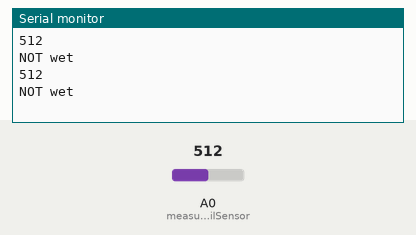
Recording of a sketch running on a simulated Arduino Uno, built with avr-gcc and run on an emulated ATmega328P. Parts: the last lines printed to the serial monitor. The inputs (shaded band) are chosen by the test bench; at power-on: A0 (measureSoilSensor) = 512.

Above: at 1.8 s.
1.9 s: A0 (measureSoilSensor) set to 483
At 2.4 s:
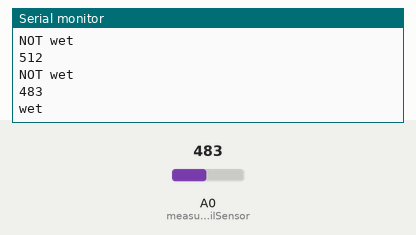
4.5 s: A0 (measureSoilSensor) set to 510
At 5.8 s:
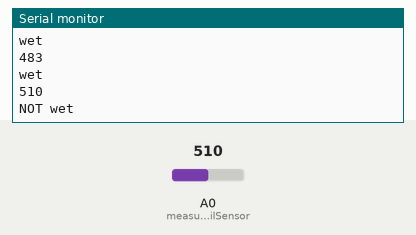
Timing chart, 0 to 7.5 s (numbered marks = the images above; inputs shaded):
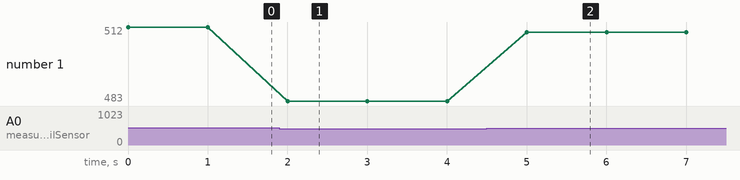

The sketch:

soil_moisture.ino
```cpp
const int measureSoilSensor = A0; // Analog pin
// const int measureSoilSensor = 10; //Digital pin

void setup()
{
   Serial.begin(9600);
   //pinMode(measureSoilSensor, INPUT);
}

void loop()
{
   int humidity = analogRead(measureSoilSensor); //analog read
   //int humidity = digitalRead(measureSoilSensor); //digital read

   Serial.println(humidity);


   if (humidity == HIGH || humidity < 500){
       Serial.println("wet");
   }
   else{
       Serial.println("NOT wet");
   }

   delay(1000);
}
```

Measured:
- the behaviour switches between 500 and 499 on A0 (measureSoilSensor) (found by bisection; images 0 and 1)
- after the input at 1.9 s, the serial monitor: prints a new line after 0.10 s (image 1)
- after the input at 4.5 s, the serial monitor: prints a new line after 0.50 s (image 2)
- plotted number 1: 512 → 483 after the input at 1.9 s, 483 → 510 after the input at 4.5 s
